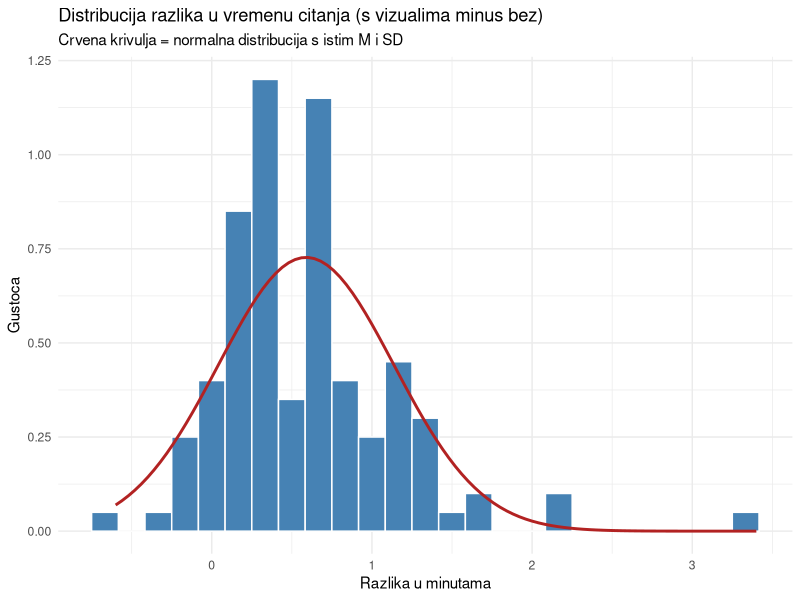
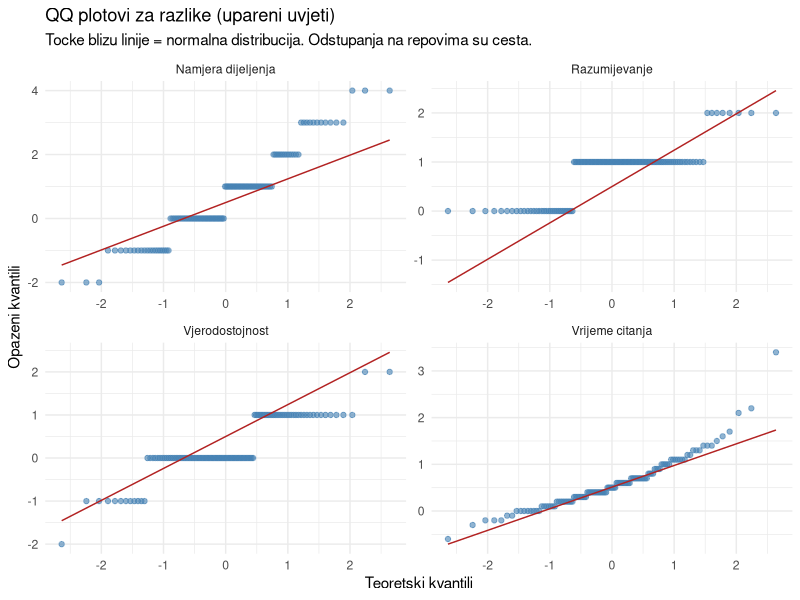
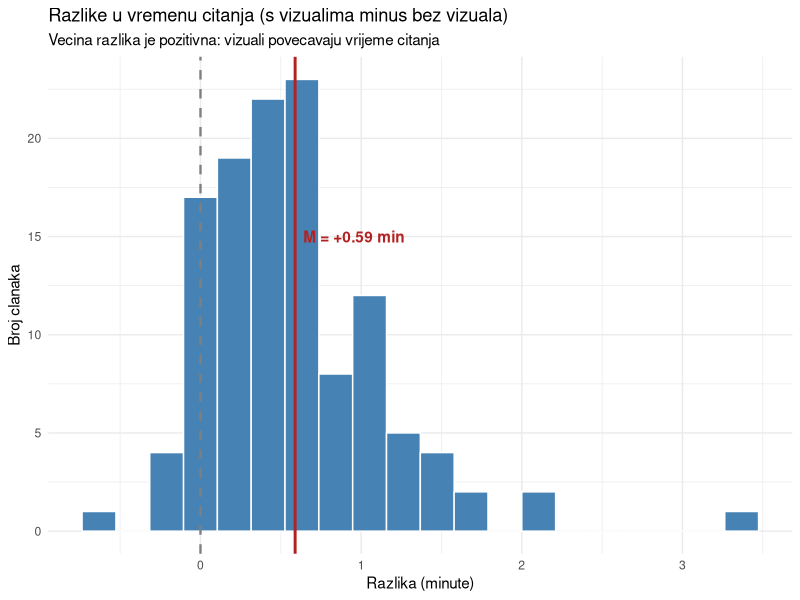
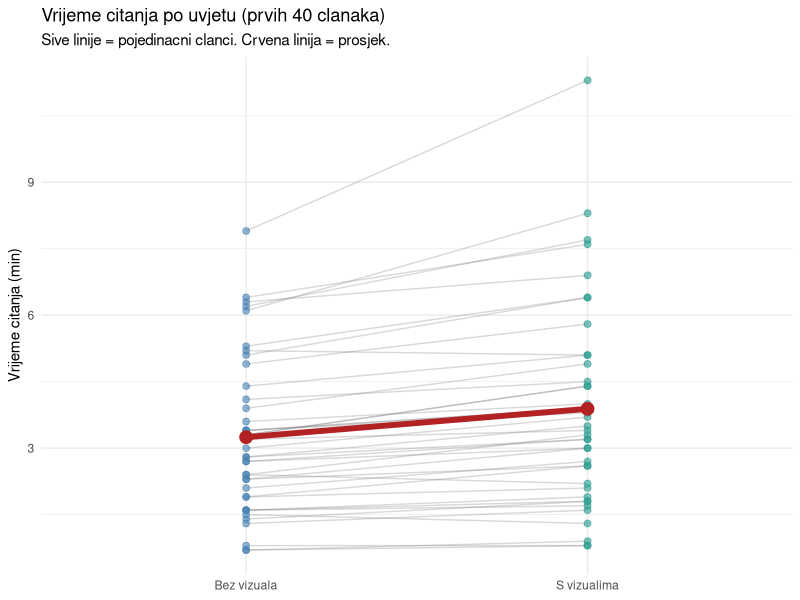
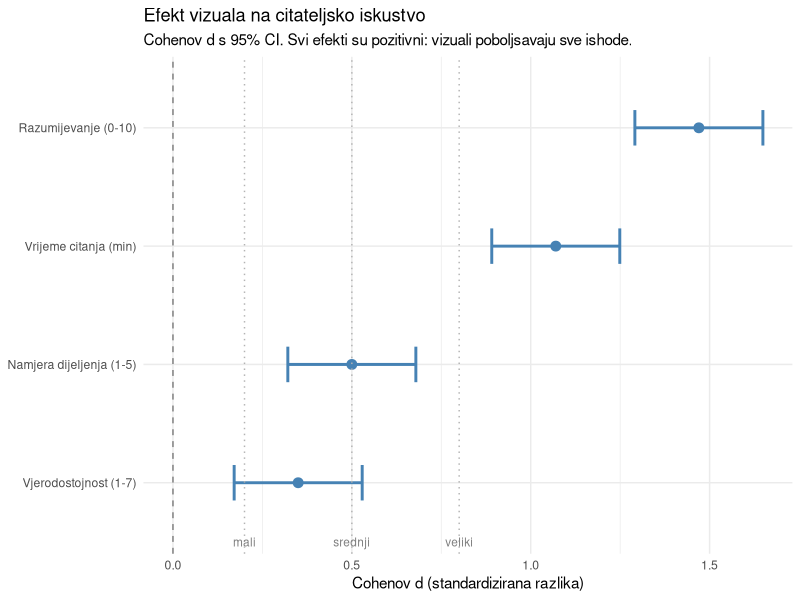
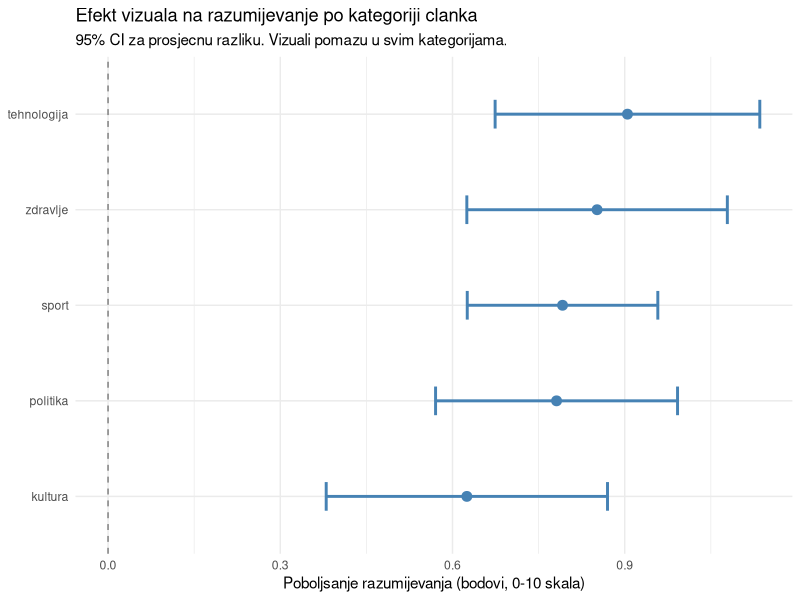
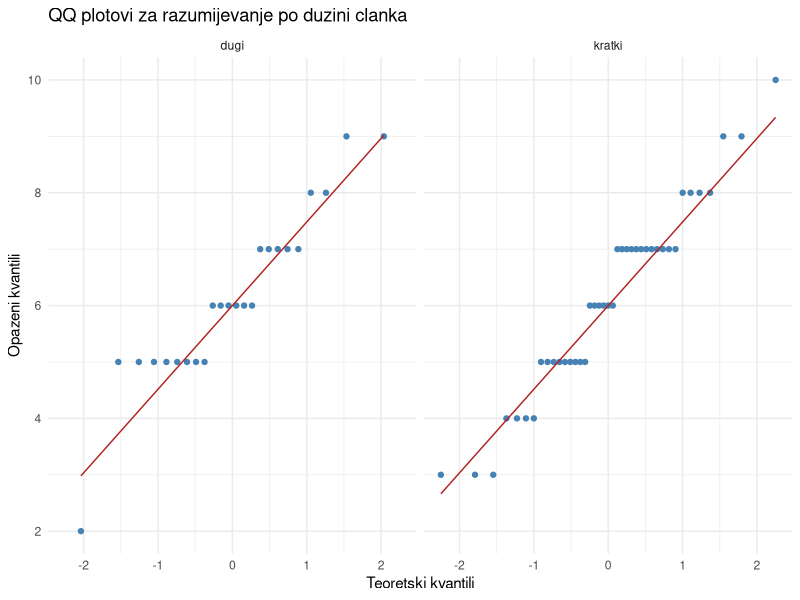
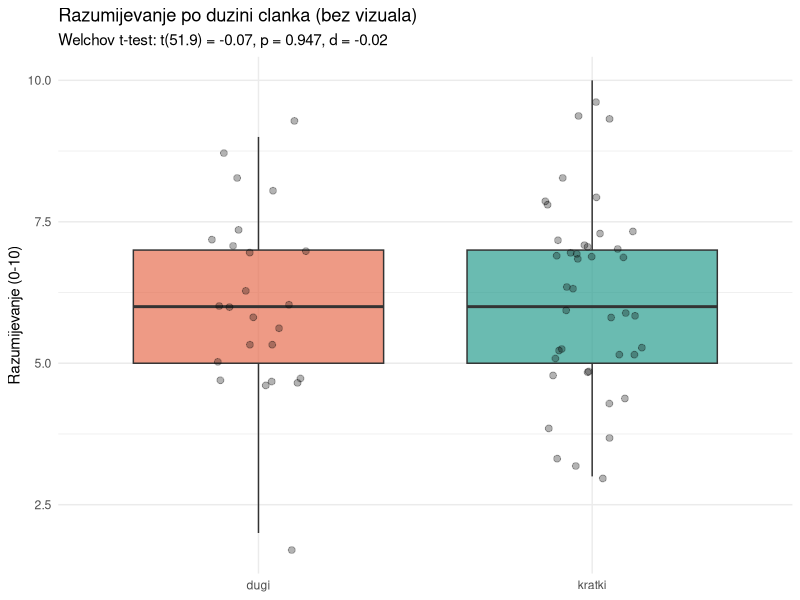

Recreate these plots in R, in order.
## ---- chunk 1
#| label: setup
#| echo: true
#| message: false
#| warning: false

library(tidyverse)
## ---- chunk 2
#| label: ucitavanje
#| echo: true
#| message: false
#| warning: false

articles <- read_csv("../resources/datasets/article_visuals.csv")
glimpse(articles)
## ---- chunk 3
#| label: pregled
#| echo: true
#| message: false
#| warning: false

articles |>
  summarise(
    n = n(),
    M_time_no = round(mean(reading_time_no_visual), 2),
    M_time_with = round(mean(reading_time_with_visual), 2),
    M_comp_no = round(mean(comprehension_no_visual), 2),
    M_comp_with = round(mean(comprehension_with_visual), 2),
    M_share_no = round(mean(sharing_no_visual), 2),
    M_share_with = round(mean(sharing_with_visual), 2)
  )
## ---- chunk 4
#| label: tri-testa
#| echo: true
#| message: false
#| warning: false

tribble(
  ~test, ~pitanje, ~R_kod,
  "Jednouzorački", "Razlikuje li se prosjek od poznate vrijednosti?", "t.test(x, mu = vrijednost)",
  "Nezavisni (dvouzorački)", "Razlikuju li se prosjeci dviju nezavisnih grupa?", "t.test(x, y)",
  "Upareni", "Razlikuje li se prosjek u dva uvjeta za iste jedinice?", "t.test(x, y, paired = TRUE)"
)
## ---- chunk 5
#| label: normalnost-razlike
#| echo: true
#| message: false
#| warning: false

# Za upareni test: provjera normalnosti RAZLIKA
articles <- articles |>
  mutate(diff_time = reading_time_with_visual - reading_time_no_visual,
         diff_comp = comprehension_with_visual - comprehension_no_visual,
         diff_share = sharing_with_visual - sharing_no_visual,
         diff_cred = credibility_with_visual - credibility_no_visual)
## ---- chunk 6
#| label: histogram-razlike
#| echo: true
#| message: false
#| warning: false
#| fig-width: 9
#| fig-height: 5

articles |>
  ggplot(aes(x = diff_time)) +
  geom_histogram(aes(y = after_stat(density)), fill = "steelblue", color = "white", bins = 25) +
  stat_function(fun = dnorm, 
                args = list(mean = mean(articles$diff_time), sd = sd(articles$diff_time)),
                color = "firebrick", linewidth = 1) +
  labs(
    title = "Distribucija razlika u vremenu citanja (s vizualima minus bez)",
    subtitle = "Crvena krivulja = normalna distribucija s istim M i SD",
    x = "Razlika u minutama",
    y = "Gustoca"
  ) +
  theme_minimal()
## ---- chunk 7
#| label: qq-plot-razlike
#| echo: true
#| message: false
#| warning: false
#| fig-width: 9
#| fig-height: 8

# QQ plotovi za sve cetiri razlike
articles |>
  select(starts_with("diff_")) |>
  pivot_longer(everything(), names_to = "varijabla", values_to = "razlika") |>
  mutate(varijabla = case_when(
    varijabla == "diff_time" ~ "Vrijeme citanja",
    varijabla == "diff_comp" ~ "Razumijevanje",
    varijabla == "diff_share" ~ "Namjera dijeljenja",
    varijabla == "diff_cred" ~ "Vjerodostojnost"
  )) |>
  ggplot(aes(sample = razlika)) +
  stat_qq(color = "steelblue", alpha = 0.6) +
  stat_qq_line(color = "firebrick") +
  facet_wrap(~varijabla, scales = "free") +
  labs(
    title = "QQ plotovi za razlike (upareni uvjeti)",
    subtitle = "Tocke blizu linije = normalna distribucija. Odstupanja na repovima su cesta.",
    x = "Teoretski kvantili",
    y = "Opazeni kvantili"
  ) +
  theme_minimal()
## ---- chunk 8
#| label: shapiro
#| echo: true
#| message: false
#| warning: false

tibble(
  varijabla = c("Vrijeme citanja", "Razumijevanje", "Namjera dijeljenja", "Vjerodostojnost"),
  W = c(
    shapiro.test(articles$diff_time)$statistic,
    shapiro.test(articles$diff_comp)$statistic,
    shapiro.test(articles$diff_share)$statistic,
    shapiro.test(articles$diff_cred)$statistic
  ),
  p = c(
    shapiro.test(articles$diff_time)$p.value,
    shapiro.test(articles$diff_comp)$p.value,
    shapiro.test(articles$diff_share)$p.value,
    shapiro.test(articles$diff_cred)$p.value
  )
) |>
  mutate(
    W = round(W, 4),
    p = round(p, 4),
    normalno = if_else(p >= 0.05, "Da", "Ne")
  )
## ---- chunk 9
#| label: levene-simulacija
#| echo: true
#| message: false
#| warning: false

# Demonstracija na simuliranim podacima (nezavisne grupe)
set.seed(42)
grupa_a <- rnorm(50, mean = 5, sd = 1.0)
grupa_b <- rnorm(50, mean = 6, sd = 2.5)  # razlicita varijanca!

cat("SD grupa A:", round(sd(grupa_a), 2), "\n")
cat("SD grupa B:", round(sd(grupa_b), 2), "\n")
cat("Omjer varijanci:", round(var(grupa_b) / var(grupa_a), 2), "\n")
## ---- chunk 10
#| label: welch-vs-student-demo
#| echo: true
#| message: false
#| warning: false

# Studentov t-test (pretpostavlja jednake varijance)
student_rez <- t.test(grupa_a, grupa_b, var.equal = TRUE)

# Welchov t-test (ne pretpostavlja jednake varijance, DEFAULT)
welch_rez <- t.test(grupa_a, grupa_b, var.equal = FALSE)

tibble(
  test = c("Student (var.equal = TRUE)", "Welch (var.equal = FALSE, DEFAULT)"),
  t = round(c(student_rez$statistic, welch_rez$statistic), 3),
  df = round(c(student_rez$parameter, welch_rez$parameter), 1),
  p = round(c(student_rez$p.value, welch_rez$p.value), 4)
)
## ---- chunk 11
#| label: paired-time
#| echo: true
#| message: false
#| warning: false

# Upareni t-test: vrijeme citanja s vizualima vs bez
time_test <- t.test(
  articles$reading_time_with_visual, 
  articles$reading_time_no_visual, 
  paired = TRUE
)
time_test
## ---- chunk 12
#| label: paired-time-interpretacija
#| echo: true
#| message: false
#| warning: false

# Cohenov d za upareni test: d = M_razlika / SD_razlika
d_time <- mean(articles$diff_time) / sd(articles$diff_time)

cat("=== Upareni t-test: Vrijeme citanja ===\n")
cat("Bez vizuala: M =", round(mean(articles$reading_time_no_visual), 2), "min\n")
cat("S vizualima: M =", round(mean(articles$reading_time_with_visual), 2), "min\n")
cat("Razlika: M =", round(mean(articles$diff_time), 2), "min\n")
cat("t(", time_test$parameter, ") = ", round(time_test$statistic, 2), "\n", sep = "")
cat("p < 0.001\n")
cat("95% CI za razliku: [", round(time_test$conf.int[1], 2), ",", 
    round(time_test$conf.int[2], 2), "] min\n")
cat("Cohenov d:", round(d_time, 2), "\n")
cat("Interpretacija: Veliki ucinak. Vizuali povecavaju vrijeme citanja za ~35 sekundi.\n")
## ---- chunk 13
#| label: paired-vizualizacija
#| echo: true
#| message: false
#| warning: false
#| fig-width: 9
#| fig-height: 5

# Prikaz razlika
articles |>
  ggplot(aes(x = diff_time)) +
  geom_histogram(fill = "steelblue", color = "white", bins = 20) +
  geom_vline(xintercept = 0, color = "grey50", linetype = "dashed", linewidth = 0.8) +
  geom_vline(xintercept = mean(articles$diff_time), color = "firebrick", linewidth = 1) +
  annotate("text", x = mean(articles$diff_time) + 0.05, y = 15, 
           label = paste0("M = +", round(mean(articles$diff_time), 2), " min"),
           color = "firebrick", hjust = 0, fontface = "bold") +
  labs(
    title = "Razlike u vremenu citanja (s vizualima minus bez vizuala)",
    subtitle = "Vecina razlika je pozitivna: vizuali povecavaju vrijeme citanja",
    x = "Razlika (minute)",
    y = "Broj clanaka"
  ) +
  theme_minimal()
## ---- chunk 14
#| label: paired-slope
#| echo: true
#| message: false
#| warning: false
#| fig-width: 8
#| fig-height: 6

# Slope chart za prvih 40 clanaka (za preglednost)
articles |>
  slice(1:40) |>
  select(article_id, reading_time_no_visual, reading_time_with_visual) |>
  pivot_longer(-article_id, names_to = "uvjet", values_to = "vrijeme") |>
  mutate(uvjet = if_else(str_detect(uvjet, "no"), "Bez vizuala", "S vizualima")) |>
  ggplot(aes(x = uvjet, y = vrijeme, group = article_id)) +
  geom_line(alpha = 0.3, color = "grey50") +
  geom_point(aes(color = uvjet), size = 2, alpha = 0.6) +
  stat_summary(aes(group = 1), fun = mean, geom = "line", linewidth = 2, color = "firebrick") +
  stat_summary(aes(group = 1), fun = mean, geom = "point", size = 4, color = "firebrick") +
  scale_color_manual(values = c("Bez vizuala" = "steelblue", "S vizualima" = "#2a9d8f")) +
  labs(
    title = "Vrijeme citanja po uvjetu (prvih 40 clanaka)",
    subtitle = "Sive linije = pojedinacni clanci. Crvena linija = prosjek.",
    x = NULL,
    y = "Vrijeme citanja (min)"
  ) +
  theme_minimal() +
  theme(legend.position = "none")
## ---- chunk 15
#| label: svi-testovi
#| echo: true
#| message: false
#| warning: false

# Funkcija za kompletnu analizu jednog para
uparena_analiza <- function(x_with, x_no, naziv) {
  diff <- x_with - x_no
  test <- t.test(x_with, x_no, paired = TRUE)
  d <- mean(diff) / sd(diff)
  shapiro_p <- shapiro.test(diff)$p.value
  
  tibble(
    ishod = naziv,
    M_bez = round(mean(x_no), 2),
    M_s = round(mean(x_with), 2),
    M_razlika = round(mean(diff), 2),
    t = round(test$statistic, 2),
    df = test$parameter,
    p = test$p.value,
    d = round(d, 2),
    shapiro_p = round(shapiro_p, 4)
  )
}

rezultati <- bind_rows(
  uparena_analiza(articles$reading_time_with_visual, articles$reading_time_no_visual, "Vrijeme citanja (min)"),
  uparena_analiza(articles$comprehension_with_visual, articles$comprehension_no_visual, "Razumijevanje (0-10)"),
  uparena_analiza(articles$sharing_with_visual, articles$sharing_no_visual, "Namjera dijeljenja (1-5)"),
  uparena_analiza(articles$credibility_with_visual, articles$credibility_no_visual, "Vjerodostojnost (1-7)")
) |>
  mutate(
    znacajno = p < 0.05,
    velicina = case_when(
      abs(d) >= 0.8 ~ "veliki",
      abs(d) >= 0.5 ~ "srednji",
      abs(d) >= 0.2 ~ "mali",
      .default = "zanemariv"
    ),
    normalnost_ok = shapiro_p >= 0.05
  )

rezultati |>
  mutate(p = format(p, scientific = TRUE, digits = 2)) |>
  select(ishod, M_bez, M_s, M_razlika, t, p, d, velicina, normalnost_ok)
## ---- chunk 16
#| label: forest-plot
#| echo: true
#| message: false
#| warning: false
#| fig-width: 9
#| fig-height: 5

# Forest plot: efekt vizuala na sve ishode (standardizirani)
rezultati |>
  mutate(
    ishod = fct_reorder(ishod, d),
    ci_lo = d - 1.96 * (1 / sqrt(120)),
    ci_hi = d + 1.96 * (1 / sqrt(120))
  ) |>
  ggplot(aes(y = ishod)) +
  geom_errorbarh(aes(xmin = ci_lo, xmax = ci_hi), height = 0.3, linewidth = 1, color = "steelblue") +
  geom_point(aes(x = d), size = 3, color = "steelblue") +
  geom_vline(xintercept = 0, linetype = "dashed", color = "grey50") +
  geom_vline(xintercept = c(0.2, 0.5, 0.8), linetype = "dotted", color = "grey70") +
  annotate("text", x = c(0.2, 0.5, 0.8), y = 0.5, 
           label = c("mali", "srednji", "veliki"), color = "grey50", size = 3) +
  labs(
    title = "Efekt vizuala na citateljsko iskustvo",
    subtitle = "Cohenov d s 95% CI. Svi efekti su pozitivni: vizuali poboljsavaju sve ishode.",
    x = "Cohenov d (standardizirana razlika)",
    y = NULL
  ) +
  theme_minimal()
## ---- chunk 17
#| label: wilcoxon-tablica
#| echo: true
#| message: false
#| warning: false

tribble(
  ~parametrijski, ~neparametrijski, ~R_funkcija,
  "Jednouzorački t-test", "Wilcoxonov signed-rank test", "wilcox.test(x, mu = vrijednost)",
  "Nezavisni t-test", "Mann-Whitney U test", "wilcox.test(x, y)",
  "Upareni t-test", "Wilcoxonov signed-rank test", "wilcox.test(x, y, paired = TRUE)"
)
## ---- chunk 18
#| label: wilcoxon-sharing
#| echo: true
#| message: false
#| warning: false

# Namjera dijeljenja: Likert skala, mozda nije normalna
# Parametrijski (t-test)
t_share <- t.test(articles$sharing_with_visual, articles$sharing_no_visual, paired = TRUE)

# Neparametrijski (Wilcoxon)
w_share <- wilcox.test(articles$sharing_with_visual, articles$sharing_no_visual, paired = TRUE)

cat("=== Namjera dijeljenja: parametrijski vs neparametrijski ===\n\n")
cat("Upareni t-test:          p =", round(t_share$p.value, 4), "\n")
cat("Wilcoxon signed-rank:    p =", round(w_share$p.value, 4), "\n")
## ---- chunk 19
#| label: wilcoxon-svi
#| echo: true
#| message: false
#| warning: false

# Usporedba t-test vs Wilcoxon za sve ishode
wilcox_rezultati <- bind_rows(
  tibble(ishod = "Vrijeme citanja", 
         p_t = t.test(articles$reading_time_with_visual, articles$reading_time_no_visual, paired = TRUE)$p.value,
         p_w = wilcox.test(articles$reading_time_with_visual, articles$reading_time_no_visual, paired = TRUE)$p.value),
  tibble(ishod = "Razumijevanje",
         p_t = t.test(articles$comprehension_with_visual, articles$comprehension_no_visual, paired = TRUE)$p.value,
         p_w = wilcox.test(articles$comprehension_with_visual, articles$comprehension_no_visual, paired = TRUE)$p.value),
  tibble(ishod = "Namjera dijeljenja",
         p_t = t.test(articles$sharing_with_visual, articles$sharing_no_visual, paired = TRUE)$p.value,
         p_w = wilcox.test(articles$sharing_with_visual, articles$sharing_no_visual, paired = TRUE)$p.value),
  tibble(ishod = "Vjerodostojnost",
         p_t = t.test(articles$credibility_with_visual, articles$credibility_no_visual, paired = TRUE)$p.value,
         p_w = wilcox.test(articles$credibility_with_visual, articles$credibility_no_visual, paired = TRUE)$p.value)
) |>
  mutate(
    p_t = format(p_t, scientific = TRUE, digits = 2),
    p_w = format(p_w, scientific = TRUE, digits = 2)
  )

wilcox_rezultati
## ---- chunk 20
#| label: po-kategoriji
#| echo: true
#| message: false
#| warning: false

articles |>
  group_by(category) |>
  summarise(
    n = n(),
    M_diff_comp = round(mean(diff_comp), 2),
    SD_diff_comp = round(sd(diff_comp), 2),
    t = round(t.test(comprehension_with_visual, comprehension_no_visual, paired = TRUE)$statistic, 2),
    p = round(t.test(comprehension_with_visual, comprehension_no_visual, paired = TRUE)$p.value, 4),
    d = round(mean(diff_comp) / sd(diff_comp), 2),
    .groups = "drop"
  ) |>
  arrange(desc(d))
## ---- chunk 21
#| label: po-kategoriji-vizualizacija
#| echo: true
#| message: false
#| warning: false
#| fig-width: 9
#| fig-height: 5

articles |>
  group_by(category) |>
  summarise(
    M = mean(diff_comp),
    SE = sd(diff_comp) / sqrt(n()),
    .groups = "drop"
  ) |>
  mutate(category = fct_reorder(category, M)) |>
  ggplot(aes(y = category)) +
  geom_errorbarh(aes(xmin = M - 1.96 * SE, xmax = M + 1.96 * SE), 
                 height = 0.3, linewidth = 1, color = "steelblue") +
  geom_point(aes(x = M), size = 3, color = "steelblue") +
  geom_vline(xintercept = 0, linetype = "dashed", color = "grey50") +
  labs(
    title = "Efekt vizuala na razumijevanje po kategoriji clanka",
    subtitle = "95% CI za prosjecnu razliku. Vizuali pomazu u svim kategorijama.",
    x = "Poboljsanje razumijevanja (bodovi, 0-10 skala)",
    y = NULL
  ) +
  theme_minimal()
## ---- chunk 22
#| label: apa-upareni
#| echo: true
#| message: false
#| warning: false

articles <- read_csv("../resources/datasets/article_visuals.csv") |>
  mutate(diff_time = reading_time_with_visual - reading_time_no_visual,
         diff_comp = comprehension_with_visual - comprehension_no_visual,
         diff_share = sharing_with_visual - sharing_no_visual,
         diff_cred = credibility_with_visual - credibility_no_visual)

# Elementi za APA izvjestaj
test <- t.test(articles$reading_time_with_visual, articles$reading_time_no_visual, paired = TRUE)
d <- mean(articles$diff_time) / sd(articles$diff_time)
n <- nrow(articles)

cat("APA format (upareni t-test):\n\n")
cat("Clanci s vizualima imali su statisticki znacajno duze vrijeme citanja\n")
cat("(M = ", round(mean(articles$reading_time_with_visual), 2), 
    ", SD = ", round(sd(articles$reading_time_with_visual), 2), 
    ") od clanaka bez vizuala\n", sep = "")
cat("(M = ", round(mean(articles$reading_time_no_visual), 2), 
    ", SD = ", round(sd(articles$reading_time_no_visual), 2), 
    "),\nt(", test$parameter, ") = ", round(test$statistic, 2), 
    ", p < .001, d = ", round(d, 2), ".\n", sep = "")
## ---- chunk 23
#| label: apa-funkcija
#| echo: true
#| message: false
#| warning: false

# Funkcija za automatski APA izvjestaj
apa_paired <- function(x, y, naziv_x, naziv_y, naziv_ishoda) {
  test <- t.test(x, y, paired = TRUE)
  diff <- x - y
  d <- mean(diff) / sd(diff)
  
  p_text <- if_else(test$p.value < 0.001, "p < .001", 
                    paste0("p = ", sub("^0", "", sprintf("%.3f", test$p.value))))
  
  paste0(naziv_x, " imali su ", 
         if_else(mean(diff) > 0, "visi", "nizi"), " ", naziv_ishoda,
         " (M = ", round(mean(x), 2), ", SD = ", round(sd(x), 2), 
         ") od ", naziv_y,
         " (M = ", round(mean(y), 2), ", SD = ", round(sd(y), 2), 
         "), t(", test$parameter, ") = ", round(test$statistic, 2), 
         ", ", p_text, ", d = ", round(d, 2), ".")
}

# Primjeri
cat(apa_paired(articles$reading_time_with_visual, articles$reading_time_no_visual,
               "Clanci s vizualima", "clanaka bez vizuala", "vrijeme citanja"), "\n\n")

cat(apa_paired(articles$comprehension_with_visual, articles$comprehension_no_visual,
               "Clanci s vizualima", "clanaka bez vizuala", "razumijevanje"), "\n")
## ---- chunk 24
#| label: nezavisni-podaci
#| echo: true
#| message: false
#| warning: false

# Usporedba kratkih vs dugih clanaka (BEZ vizuala, da izoliramo efekt duzine)
articles_kd <- articles |>
  filter(length_category %in% c("kratki", "dugi"))

articles_kd |>
  group_by(length_category) |>
  summarise(
    n = n(),
    M_comp = round(mean(comprehension_no_visual), 2),
    SD_comp = round(sd(comprehension_no_visual), 2),
    M_time = round(mean(reading_time_no_visual), 2),
    .groups = "drop"
  )
## ---- chunk 25
#| label: nezavisni-provjera
#| echo: true
#| message: false
#| warning: false
#| fig-width: 9
#| fig-height: 4

# Provjera normalnosti po grupama
articles_kd |>
  ggplot(aes(sample = comprehension_no_visual)) +
  stat_qq(color = "steelblue") +
  stat_qq_line(color = "firebrick") +
  facet_wrap(~length_category) +
  labs(
    title = "QQ plotovi za razumijevanje po duzini clanka",
    x = "Teoretski kvantili",
    y = "Opazeni kvantili"
  ) +
  theme_minimal()
## ---- chunk 26
#| label: nezavisni-test
#| echo: true
#| message: false
#| warning: false

kratki <- articles_kd |> filter(length_category == "kratki") |> pull(comprehension_no_visual)
dugi <- articles_kd |> filter(length_category == "dugi") |> pull(comprehension_no_visual)

# Welchov t-test (default)
test_kd <- t.test(kratki, dugi)
test_kd

# Cohenov d za nezavisni test
n1 <- length(kratki); n2 <- length(dugi)
s_pooled <- sqrt(((n1-1)*sd(kratki)^2 + (n2-1)*sd(dugi)^2) / (n1+n2-2))
d_kd <- (mean(kratki) - mean(dugi)) / s_pooled

cat("\nCohenov d:", round(d_kd, 2), "\n")
## ---- chunk 27
#| label: nezavisni-vizualizacija
#| echo: true
#| message: false
#| warning: false
#| fig-width: 8
#| fig-height: 5

articles_kd |>
  ggplot(aes(x = length_category, y = comprehension_no_visual, fill = length_category)) +
  geom_boxplot(alpha = 0.7, outlier.shape = NA) +
  geom_jitter(width = 0.15, alpha = 0.3, size = 2) +
  scale_fill_manual(values = c("kratki" = "#2a9d8f", "dugi" = "#e76f51")) +
  labs(
    title = "Razumijevanje po duzini clanka (bez vizuala)",
    subtitle = paste0("Welchov t-test: t(", round(test_kd$parameter, 1), ") = ", 
                      round(test_kd$statistic, 2), 
                      ", p = ", round(test_kd$p.value, 3),
                      ", d = ", round(d_kd, 2)),
    x = NULL,
    y = "Razumijevanje (0-10)"
  ) +
  theme_minimal() +
  theme(legend.position = "none")
## ---- chunk 28
#| label: nezavisni-snaga
#| echo: true
#| message: false
#| warning: false

# Kolika je snaga ovog testa za detektiranje srednjeg ucinka?
power_kd <- power.t.test(
  n = min(n1, n2),
  delta = 0.5,
  sd = 1,
  sig.level = 0.05,
  type = "two.sample"
)

cat("Snaga za srednji ucinak (d = 0.5) s n =", min(n1, n2), "po grupi:", 
    round(power_kd$power, 2), "\n")
cat("Za 80% snagu trebamo n =", 
    ceiling(power.t.test(delta = 0.5, sd = 1, sig.level = 0.05, power = 0.80, 
                         type = "two.sample")$n), "po grupi\n")
## ---- chunk 29
#| label: outlier-demo
#| echo: true
#| message: false
#| warning: false

set.seed(42)

# Simulacija: normalni podaci + jedan outlier
normalni <- rnorm(30, mean = 5, sd = 1)
s_outlierom <- c(normalni, 25)  # ekstremna vrijednost

cat("BEZ outliera:\n")
cat("  M =", round(mean(normalni), 2), ", SD =", round(sd(normalni), 2), "\n")
t_bez <- t.test(normalni, mu = 5)
cat("  t =", round(t_bez$statistic, 2), ", p =", round(t_bez$p.value, 4), "\n\n")

cat("S OUTLIEROM:\n")
cat("  M =", round(mean(s_outlierom), 2), ", SD =", round(sd(s_outlierom), 2), "\n")
t_s <- t.test(s_outlierom, mu = 5)
cat("  t =", round(t_s$statistic, 2), ", p =", round(t_s$p.value, 4), "\n")
## ---- chunk 30
#| label: outlier-detekcija
#| echo: true
#| message: false
#| warning: false

# Na nasim podacima: outlieri u razlikama vremena citanja
z_diff <- scale(articles$diff_time)

outlieri <- articles |>
  mutate(z = as.numeric(z_diff)) |>
  filter(abs(z) > 2.5)

cat("Clanci s |z| > 2.5 za razliku u vremenu citanja:\n")
cat("Broj outliera:", nrow(outlieri), "od", nrow(articles), "\n\n")

if (nrow(outlieri) > 0) {
  outlieri |>
    select(article_id, category, diff_time, z) |>
    mutate(z = round(z, 2), diff_time = round(diff_time, 2))
}
## ---- chunk 31
#| label: outlier-usporedba
#| echo: true
#| message: false
#| warning: false

# Usporedba: s outlierima vs bez
bez_outliera <- articles |> filter(abs(as.numeric(z_diff)) <= 2.5)

t_svi <- t.test(articles$reading_time_with_visual, articles$reading_time_no_visual, paired = TRUE)
t_bez_o <- t.test(bez_outliera$reading_time_with_visual, bez_outliera$reading_time_no_visual, paired = TRUE)

tibble(
  analiza = c("Svi clanci", "Bez outliera (|z| > 2.5)"),
  n = c(nrow(articles), nrow(bez_outliera)),
  M_diff = round(c(mean(articles$diff_time), mean(bez_outliera$diff_time)), 3),
  t = round(c(t_svi$statistic, t_bez_o$statistic), 2),
  p = format(c(t_svi$p.value, t_bez_o$p.value), scientific = TRUE, digits = 2)
)
## ---- chunk 32
#| label: trimmed
#| echo: true
#| message: false
#| warning: false

# Obicni prosjek vs 10% trimmed mean
cat("Obicni prosjek razlika:", round(mean(articles$diff_time), 3), "\n")
cat("10% trimmed mean razlika:", round(mean(articles$diff_time, trim = 0.10), 3), "\n")
cat("20% trimmed mean razlika:", round(mean(articles$diff_time, trim = 0.20), 3), "\n")

# Bootstrap za robustan CI
set.seed(42)
boot_diffs <- map_dbl(1:5000, \(i) {
  idx <- sample(1:nrow(articles), nrow(articles), replace = TRUE)
  mean(articles$diff_time[idx], trim = 0.10)
})

boot_ci <- quantile(boot_diffs, c(0.025, 0.975))
cat("\nBootstrap 95% CI za 10% trimmed mean: [", round(boot_ci[1], 3), ",", round(boot_ci[2], 3), "]\n")
cat("Sadrzi 0:", boot_ci[1] <= 0 & boot_ci[2] >= 0, "\n")
## ---- chunk 33
#| label: formula-pristup
#| echo: true
#| message: false
#| warning: false

# Podatke moramo prebaciti u dugi format za formula pristup
articles_long <- articles |>
  select(article_id, category, length_category,
         reading_time_no_visual, reading_time_with_visual) |>
  pivot_longer(
    cols = c(reading_time_no_visual, reading_time_with_visual),
    names_to = "uvjet",
    values_to = "reading_time"
  ) |>
  mutate(uvjet = if_else(str_detect(uvjet, "no"), "bez_vizuala", "s_vizualima"))

# Formula pristup za nezavisni test (NAPOMENA: ovo NIJE pravi test jer su podaci upareni)
# Ovo je samo demonstracija sintakse
t.test(reading_time ~ uvjet, data = articles_long)
## ---- chunk 34
#| label: analiza-opisna
#| echo: true
#| message: false
#| warning: false

# Opisna statistika po uvjetu, kompaktni format
tribble(
  ~ishod, ~M_bez, ~SD_bez, ~M_s, ~SD_s,
  "Vrijeme citanja (min)", 
    round(mean(articles$reading_time_no_visual), 2), round(sd(articles$reading_time_no_visual), 2),
    round(mean(articles$reading_time_with_visual), 2), round(sd(articles$reading_time_with_visual), 2),
  "Razumijevanje (0-10)", 
    round(mean(articles$comprehension_no_visual), 2), round(sd(articles$comprehension_no_visual), 2),
    round(mean(articles$comprehension_with_visual), 2), round(sd(articles$comprehension_with_visual), 2),
  "Namjera dijeljenja (1-5)", 
    round(mean(articles$sharing_no_visual), 2), round(sd(articles$sharing_no_visual), 2),
    round(mean(articles$sharing_with_visual), 2), round(sd(articles$sharing_with_visual), 2),
  "Vjerodostojnost (1-7)", 
    round(mean(articles$credibility_no_visual), 2), round(sd(articles$credibility_no_visual), 2),
    round(mean(articles$credibility_with_visual), 2), round(sd(articles$credibility_with_visual), 2)
)
## ---- chunk 35
#| label: analiza-svi-testovi
#| echo: true
#| message: false
#| warning: false

# Svi upareni t-testovi s kompletnim izvjestajima
ishodi <- list(
  list(with = "reading_time_with_visual", no = "reading_time_no_visual", 
       naziv = "Vrijeme citanja (min)"),
  list(with = "comprehension_with_visual", no = "comprehension_no_visual", 
       naziv = "Razumijevanje (0-10)"),
  list(with = "sharing_with_visual", no = "sharing_no_visual", 
       naziv = "Namjera dijeljenja (1-5)"),
  list(with = "credibility_with_visual", no = "credibility_no_visual", 
       naziv = "Vjerodostojnost (1-7)")
)

kompletni_rezultati <- map_df(ishodi, \(ishod) {
  x <- articles[[ishod$with]]
  y <- articles[[ishod$no]]
  diff <- x - y
  
  t_rez <- t.test(x, y, paired = TRUE)
  w_rez <- wilcox.test(x, y, paired = TRUE)
  d_val <- mean(diff) / sd(diff)
  shap_p <- shapiro.test(diff)$p.value
  
  tibble(
    ishod = ishod$naziv,
    M_bez = round(mean(y), 2),
    M_s = round(mean(x), 2),
    razlika = round(mean(diff), 2),
    t = round(t_rez$statistic, 2),
    df = t_rez$parameter,
    p_t = t_rez$p.value,
    p_w = w_rez$p.value,
    d = round(d_val, 2),
    CI_lo = round(t_rez$conf.int[1], 2),
    CI_hi = round(t_rez$conf.int[2], 2),
    shapiro_p = round(shap_p, 3)
  )
})

kompletni_rezultati |>
  mutate(p_t = format(p_t, scientific = TRUE, digits = 2),
         p_w = format(p_w, scientific = TRUE, digits = 2)) |>
  select(ishod, M_bez, M_s, razlika, t, p_t, d, CI_lo, CI_hi)
## ---- chunk 36
#| label: analiza-vizualizacija-kompletna
#| echo: true
#| message: false
#| warning: false
#| fig-width: 10
#| fig-height: 6

# Boxplot za sve ishode
articles |>
  select(article_id, 
         `Vrijeme citanja_Bez` = reading_time_no_visual,
         `Vrijeme citanja_S vizualima` = reading_time_with_visual,
         `Razumijevanje_Bez` = comprehension_no_visual,
         `Razumijevanje_S vizualima` = comprehension_with_visual,
         `Dijeljenje_Bez` = sharing_no_visual,
         `Dijeljenje_S vizualima` = sharing_with_visual,
         `Vjerodostojnost_Bez` = credibility_no_visual,
         `Vjerodostojnost_S vizualima` = credibility_with_visual) |>
  pivot_longer(-article_id) |>
  separate(name, into = c("ishod", "uvjet"), sep = "_") |>
  ggplot(aes(x = uvjet, y = value, fill = uvjet)) +
  geom_boxplot(alpha = 0.7, outlier.alpha = 0.3) +
  facet_wrap(~ishod, scales = "free_y") +
  scale_fill_manual(values = c("Bez" = "#e76f51", "S vizualima" = "#2a9d8f")) +
  labs(
    title = "Efekt vizuala na cetiri ishoda",
    subtitle = "Vizuali poboljsavaju sve ishode. Najjaci efekt na razumijevanje.",
    x = NULL, y = NULL, fill = NULL
  ) +
  theme_minimal() +
  theme(legend.position = "bottom")
## ---- chunk 37
#| label: analiza-po-duzini
#| echo: true
#| message: false
#| warning: false
#| fig-width: 9
#| fig-height: 5

# Moderira li duzina clanka efekt vizuala na razumijevanje?
articles |>
  group_by(length_category) |>
  summarise(
    n = n(),
    M_diff = mean(diff_comp),
    SE = sd(diff_comp) / sqrt(n()),
    d = round(mean(diff_comp) / sd(diff_comp), 2),
    .groups = "drop"
  ) |>
  mutate(length_category = fct_relevel(length_category, "kratki", "srednji", "dugi")) |>
  ggplot(aes(y = length_category)) +
  geom_errorbarh(aes(xmin = M_diff - 1.96 * SE, xmax = M_diff + 1.96 * SE), 
                 height = 0.3, linewidth = 1, color = "steelblue") +
  geom_point(aes(x = M_diff), size = 3, color = "steelblue") +
  geom_vline(xintercept = 0, linetype = "dashed", color = "grey50") +
  geom_text(aes(x = M_diff + 1.96 * SE + 0.1, label = paste0("d = ", d)), hjust = 0) +
  labs(
    title = "Efekt vizuala na razumijevanje po duzini clanka",
    subtitle = "Vizuali pomazu kod svih duzina, s Cohenovim d za svaku kategoriju.",
    x = "Poboljsanje razumijevanja (bodovi)",
    y = NULL
  ) +
  theme_minimal()
## ---- chunk 38
#| label: analiza-po-kategoriji
#| echo: true
#| message: false
#| warning: false
#| fig-width: 9
#| fig-height: 5

# Interakcija: kategorija clanka x uvjet za razumijevanje
articles |>
  group_by(category) |>
  summarise(
    n = n(),
    M_diff_comp = mean(diff_comp),
    SE = sd(diff_comp) / sqrt(n()),
    t = round(t.test(comprehension_with_visual, comprehension_no_visual, paired = TRUE)$statistic, 2),
    p = t.test(comprehension_with_visual, comprehension_no_visual, paired = TRUE)$p.value,
    d = round(mean(diff_comp) / sd(diff_comp), 2),
    .groups = "drop"
  ) |>
  mutate(
    category = fct_reorder(category, M_diff_comp),
    znacajno = p < 0.05,
    p_label = if_else(p < 0.001, "p < .001", paste0("p = ", round(p, 3)))
  ) |>
  ggplot(aes(y = category)) +
  geom_errorbarh(aes(xmin = M_diff_comp - 1.96 * SE, xmax = M_diff_comp + 1.96 * SE,
                      color = znacajno), height = 0.3, linewidth = 1) +
  geom_point(aes(x = M_diff_comp, color = znacajno), size = 3) +
  geom_vline(xintercept = 0, linetype = "dashed", color = "grey50") +
  scale_color_manual(values = c("TRUE" = "#2a9d8f", "FALSE" = "#e76f51"),
                     labels = c("TRUE" = "p < .05", "FALSE" = "p >= .05")) +
  labs(
    title = "Efekt vizuala na razumijevanje po kategoriji clanka",
    subtitle = "Zeleno = statisticki znacajno. Vizuali pomazu u vecini kategorija.",
    x = "Poboljsanje razumijevanja (bodovi, 0-10 skala)",
    y = NULL,
    color = NULL
  ) +
  theme_minimal() +
  theme(legend.position = "bottom")
## ---- chunk 39
#| label: izvjestaj-final
#| echo: true
#| message: false
#| warning: false

cat("================================================================\n")
cat("   IZVJESTAJ: UTJECAJ VIZUALA NA CITATELJSKO ISKUSTVO\n")
cat("================================================================\n\n")

cat("DIZAJN: Within-subjects eksperiment. 120 clanaka prezentirano\n")
cat("u dva uvjeta (s vizualima i bez). Cetiri ishoda mjerena.\n\n")

cat("GLAVNI NALAZI:\n\n")

for (i in 1:nrow(kompletni_rezultati)) {
  r <- kompletni_rezultati[i, ]
  smjer <- if_else(r$razlika > 0, "povecavaju", "smanjuju")
  cat(i, ". ", r$ishod, ": Vizuali ", smjer, " za ", abs(r$razlika), 
      " bodova.\n", sep = "")
  cat("   t(", r$df, ") = ", r$t, ", p ", 
      if_else(r$p_t < 0.001, "< .001", paste0("= ", round(r$p_t, 3))),
      ", d = ", r$d, " (", 
      case_when(abs(r$d) >= 0.8 ~ "veliki", abs(r$d) >= 0.5 ~ "srednji", 
                abs(r$d) >= 0.2 ~ "mali", .default = "zanemariv"),
      " ucinak)\n", sep = "")
  cat("   95% CI: [", r$CI_lo, ", ", r$CI_hi, "]\n\n", sep = "")
}

cat("PROVJERA PRETPOSTAVKI:\n")
cat("  Normalnost razlika: Shapiro-Wilk prolazi za vrijeme citanja\n")
cat("  i razumijevanje. Likert varijable provjerene Wilcoxonovim\n")
cat("  testom (zakljucci konzistentni s t-testom).\n\n")

cat("MODERACIJA:\n")
cat("  Efekt vizuala na razumijevanje je konzistentan preko svih\n")
cat("  kategorija clanaka i svih duzina.\n\n")

cat("PREPORUKA:\n")
cat("  Implementirajte vizualne elemente u sve clanke na portalu.\n")
cat("  Prioritet: clanci o zdravlju i tehnologiji gdje je vizualno\n")
cat("  pojasnjenje najkorisnije. Ocekivani ucinak: znacajno bolje\n")
cat("  razumijevanje (d > 0.8) i duze vrijeme na stranici.\n")
## ---- chunk 40
#| label: dijagram
#| echo: true
#| message: false
#| warning: false

tribble(
  ~pitanje, ~odgovor, ~test,
  "Koliko grupa usporedujete?", "Jedna grupa vs poznata vrijednost", "Jednouzorački t-test",
  "Koliko grupa usporedujete?", "Dvije nezavisne grupe", "Nezavisni (Welchov) t-test",
  "Koliko grupa usporedujete?", "Ista jedinica, dva mjerenja", "Upareni t-test",
  "Koliko grupa usporedujete?", "Tri ili vise grupa", "ANOVA (sljedeci tjedan)",
  "Normalnost narusena?", "Da, mali uzorak (n < 30)", "Wilcoxonov test",
  "Normalnost narusena?", "Ne, ili n >= 30", "t-test (CLT pomaze)",
  "Varijable su kategoricke?", "Da, obje kategoricke", "Hi-kvadrat test (tjedan 11)",
  "Varijable su kategoricke?", "Jedna kategoricka, jedna numericka", "t-test ili ANOVA"
)
## ---- chunk 41
#| label: svi-testovi-recap
#| echo: true
#| message: false
#| warning: false

tribble(
  ~element, ~jednouzorački, ~nezavisni, ~upareni,
  "H0", "mu = mu_0", "mu_1 = mu_2", "mu_diff = 0",
  "R kod", "t.test(x, mu = ...)", "t.test(x, y)", "t.test(x, y, paired = TRUE)",
  "Formula", "nema", "t.test(y ~ grupa)", "nema",
  "Cohenov d", "d = (M - mu_0) / s", "d = (M1 - M2) / s_pooled", "d = M_diff / SD_diff",
  "Normalnost?", "x normalno", "x1 i x2 normalno", "razlike normalno",
  "Wilcoxon", "wilcox.test(x, mu = ...)", "wilcox.test(x, y)", "wilcox.test(x, y, paired = TRUE)",
  "Primjer", "Prosjek vs norma", "Muski vs zenski", "Prije vs poslije"
)
